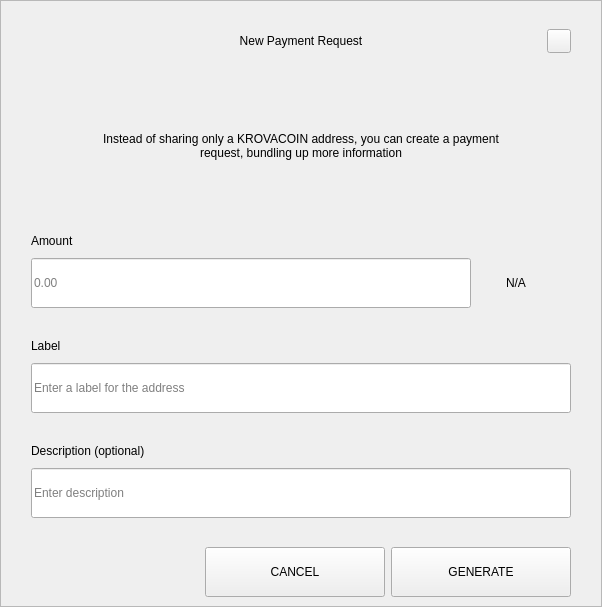
<?xml version="1.0" encoding="UTF-8"?>
<ui version="4.0">
 <class>RequestDialog</class>
 <widget class="QDialog" name="RequestDialog">
  <property name="geometry">
   <rect>
    <x>0</x>
    <y>0</y>
    <width>602</width>
    <height>607</height>
   </rect>
  </property>
  <property name="windowTitle">
   <string notr="true">N/A</string>
  </property>
  <layout class="QVBoxLayout" name="verticalLayout_5">
   <property name="spacing">
    <number>0</number>
   </property>
   <property name="leftMargin">
    <number>0</number>
   </property>
   <property name="topMargin">
    <number>0</number>
   </property>
   <property name="rightMargin">
    <number>0</number>
   </property>
   <property name="bottomMargin">
    <number>0</number>
   </property>
   <item>
    <widget class="QFrame" name="frame">
     <property name="styleSheet">
      <string notr="true"/>
     </property>
     <property name="frameShape">
      <enum>QFrame::StyledPanel</enum>
     </property>
     <property name="frameShadow">
      <enum>QFrame::Raised</enum>
     </property>
     <layout class="QVBoxLayout" name="verticalLayout_4" stretch="1,0,0">
      <property name="spacing">
       <number>0</number>
      </property>
      <property name="leftMargin">
       <number>30</number>
      </property>
      <property name="topMargin">
       <number>20</number>
      </property>
      <property name="rightMargin">
       <number>30</number>
      </property>
      <property name="bottomMargin">
       <number>0</number>
      </property>
      <item>
       <layout class="QHBoxLayout" name="horizontalLayout_3">
        <property name="spacing">
         <number>0</number>
        </property>
        <item>
         <spacer name="horizontalSpacer_21">
          <property name="orientation">
           <enum>Qt::Horizontal</enum>
          </property>
          <property name="sizeHint" stdset="0">
           <size>
            <width>40</width>
            <height>20</height>
           </size>
          </property>
         </spacer>
        </item>
        <item>
         <widget class="QLabel" name="labelTitle">
          <property name="minimumSize">
           <size>
            <width>0</width>
            <height>40</height>
           </size>
          </property>
          <property name="maximumSize">
           <size>
            <width>16777215</width>
            <height>40</height>
           </size>
          </property>
          <property name="styleSheet">
           <string notr="true">padding-left:24px;</string>
          </property>
          <property name="text">
           <string>New Payment Request</string>
          </property>
          <property name="alignment">
           <set>Qt::AlignCenter</set>
          </property>
          <property name="margin">
           <number>7</number>
          </property>
         </widget>
        </item>
        <item>
         <spacer name="horizontalSpacer">
          <property name="orientation">
           <enum>Qt::Horizontal</enum>
          </property>
          <property name="sizeHint" stdset="0">
           <size>
            <width>40</width>
            <height>20</height>
           </size>
          </property>
         </spacer>
        </item>
        <item>
         <widget class="QPushButton" name="btnEsc">
          <property name="minimumSize">
           <size>
            <width>24</width>
            <height>24</height>
           </size>
          </property>
          <property name="maximumSize">
           <size>
            <width>24</width>
            <height>24</height>
           </size>
          </property>
          <property name="focusPolicy">
           <enum>Qt::NoFocus</enum>
          </property>
          <property name="text">
           <string/>
          </property>
         </widget>
        </item>
       </layout>
      </item>
      <item>
       <widget class="QStackedWidget" name="stack">
        <property name="minimumSize">
         <size>
          <width>540</width>
          <height>0</height>
         </size>
        </property>
        <property name="maximumSize">
         <size>
          <width>540</width>
          <height>16777215</height>
         </size>
        </property>
        <property name="currentIndex">
         <number>0</number>
        </property>
        <widget class="QWidget" name="page_1">
         <property name="minimumSize">
          <size>
           <width>540</width>
           <height>0</height>
          </size>
         </property>
         <property name="maximumSize">
          <size>
           <width>540</width>
           <height>16777215</height>
          </size>
         </property>
         <layout class="QVBoxLayout" name="layout1">
          <property name="spacing">
           <number>0</number>
          </property>
          <property name="leftMargin">
           <number>0</number>
          </property>
          <property name="topMargin">
           <number>0</number>
          </property>
          <property name="rightMargin">
           <number>0</number>
          </property>
          <property name="bottomMargin">
           <number>0</number>
          </property>
          <item>
           <spacer name="verticalSpacer_21">
            <property name="orientation">
             <enum>Qt::Vertical</enum>
            </property>
            <property name="sizeType">
             <enum>QSizePolicy::Fixed</enum>
            </property>
            <property name="sizeHint" stdset="0">
             <size>
              <width>20</width>
              <height>30</height>
             </size>
            </property>
           </spacer>
          </item>
          <item alignment="Qt::AlignHCenter">
           <widget class="QLabel" name="labelMessage">
            <property name="minimumSize">
             <size>
              <width>400</width>
              <height>50</height>
             </size>
            </property>
            <property name="text">
             <string>Instead of sharing only a KROVACOIN address, you can create a payment request, bundling up more information</string>
            </property>
            <property name="alignment">
             <set>Qt::AlignCenter</set>
            </property>
            <property name="wordWrap">
             <bool>true</bool>
            </property>
           </widget>
          </item>
          <item alignment="Qt::AlignBottom">
           <widget class="QWidget" name="containerAmount" native="true">
            <layout class="QVBoxLayout" name="verticalLayout">
             <property name="spacing">
              <number>9</number>
             </property>
             <property name="leftMargin">
              <number>0</number>
             </property>
             <property name="topMargin">
              <number>0</number>
             </property>
             <property name="rightMargin">
              <number>0</number>
             </property>
             <property name="bottomMargin">
              <number>0</number>
             </property>
             <item>
              <widget class="QLabel" name="labelSubtitleAmount">
               <property name="minimumSize">
                <size>
                 <width>350</width>
                 <height>16</height>
                </size>
               </property>
               <property name="maximumSize">
                <size>
                 <width>16777215</width>
                 <height>16</height>
                </size>
               </property>
               <property name="text">
                <string>Amount</string>
               </property>
              </widget>
             </item>
             <item alignment="Qt::AlignTop">
              <widget class="QWidget" name="layoutAmount" native="true">
               <layout class="QHBoxLayout" name="horizontalLayout" stretch="2,0">
                <property name="spacing">
                 <number>0</number>
                </property>
                <property name="leftMargin">
                 <number>0</number>
                </property>
                <property name="topMargin">
                 <number>0</number>
                </property>
                <property name="rightMargin">
                 <number>0</number>
                </property>
                <property name="bottomMargin">
                 <number>0</number>
                </property>
                <item>
                 <widget class="QLineEdit" name="lineEditAmount">
                  <property name="minimumSize">
                   <size>
                    <width>0</width>
                    <height>50</height>
                   </size>
                  </property>
                  <property name="maximumSize">
                   <size>
                    <width>16777215</width>
                    <height>50</height>
                   </size>
                  </property>
                  <property name="placeholderText">
                   <string notr="true">0.00</string>
                  </property>
                 </widget>
                </item>
                <item>
                 <widget class="QWidget" name="comboContainer" native="true">
                  <property name="minimumSize">
                   <size>
                    <width>100</width>
                    <height>50</height>
                   </size>
                  </property>
                  <property name="maximumSize">
                   <size>
                    <width>16777215</width>
                    <height>50</height>
                   </size>
                  </property>
                  <layout class="QHBoxLayout" name="horizontalLayout_31">
                   <property name="spacing">
                    <number>0</number>
                   </property>
                   <property name="leftMargin">
                    <number>0</number>
                   </property>
                   <property name="topMargin">
                    <number>0</number>
                   </property>
                   <property name="rightMargin">
                    <number>10</number>
                   </property>
                   <property name="bottomMargin">
                    <number>0</number>
                   </property>
                   <item>
                    <widget class="QLabel" name="comboBoxCoin">
                     <property name="text">
                      <string notr="true">N/A</string>
                     </property>
                     <property name="alignment">
                      <set>Qt::AlignCenter</set>
                     </property>
                    </widget>
                   </item>
                  </layout>
                 </widget>
                </item>
               </layout>
              </widget>
             </item>
            </layout>
           </widget>
          </item>
          <item>
           <spacer name="verticalSpacer_31">
            <property name="orientation">
             <enum>Qt::Vertical</enum>
            </property>
            <property name="sizeType">
             <enum>QSizePolicy::Fixed</enum>
            </property>
            <property name="sizeHint" stdset="0">
             <size>
              <width>20</width>
              <height>30</height>
             </size>
            </property>
           </spacer>
          </item>
          <item>
           <layout class="QVBoxLayout" name="verticalLayoutLabel">
            <property name="spacing">
             <number>9</number>
            </property>
            <item>
             <widget class="QLabel" name="labelSubtitleLabel">
              <property name="minimumSize">
               <size>
                <width>0</width>
                <height>16</height>
               </size>
              </property>
              <property name="maximumSize">
               <size>
                <width>16777215</width>
                <height>16</height>
               </size>
              </property>
              <property name="text">
               <string>Label</string>
              </property>
             </widget>
            </item>
            <item>
             <widget class="QLineEdit" name="lineEditLabel">
              <property name="minimumSize">
               <size>
                <width>0</width>
                <height>50</height>
               </size>
              </property>
              <property name="maximumSize">
               <size>
                <width>16777215</width>
                <height>50</height>
               </size>
              </property>
              <property name="placeholderText">
               <string>Enter a label for the address</string>
              </property>
             </widget>
            </item>
           </layout>
          </item>
          <item>
           <spacer name="verticalSpacer_34">
            <property name="orientation">
             <enum>Qt::Vertical</enum>
            </property>
            <property name="sizeType">
             <enum>QSizePolicy::Fixed</enum>
            </property>
            <property name="sizeHint" stdset="0">
             <size>
              <width>20</width>
              <height>30</height>
             </size>
            </property>
           </spacer>
          </item>
          <item>
           <layout class="QVBoxLayout" name="verticalLayoutDescription">
            <property name="spacing">
             <number>9</number>
            </property>
            <item>
             <widget class="QLabel" name="labelSubtitleDescription">
              <property name="minimumSize">
               <size>
                <width>0</width>
                <height>16</height>
               </size>
              </property>
              <property name="maximumSize">
               <size>
                <width>16777215</width>
                <height>16</height>
               </size>
              </property>
              <property name="text">
               <string>Description (optional)</string>
              </property>
             </widget>
            </item>
            <item>
             <widget class="QLineEdit" name="lineEditDescription">
              <property name="minimumSize">
               <size>
                <width>0</width>
                <height>50</height>
               </size>
              </property>
              <property name="maximumSize">
               <size>
                <width>16777215</width>
                <height>50</height>
               </size>
              </property>
              <property name="placeholderText">
               <string>Enter description</string>
              </property>
             </widget>
            </item>
            <item>
             <spacer name="verticalSpacer_4">
              <property name="orientation">
               <enum>Qt::Vertical</enum>
              </property>
              <property name="sizeType">
               <enum>QSizePolicy::Fixed</enum>
              </property>
              <property name="sizeHint" stdset="0">
               <size>
                <width>20</width>
                <height>20</height>
               </size>
              </property>
             </spacer>
            </item>
           </layout>
          </item>
         </layout>
        </widget>
        <widget class="QWidget" name="page_2">
         <layout class="QVBoxLayout" name="layout2">
          <item>
           <spacer name="verticalSpacer_5">
            <property name="orientation">
             <enum>Qt::Vertical</enum>
            </property>
            <property name="sizeType">
             <enum>QSizePolicy::Fixed</enum>
            </property>
            <property name="sizeHint" stdset="0">
             <size>
              <width>20</width>
              <height>50</height>
             </size>
            </property>
           </spacer>
          </item>
          <item alignment="Qt::AlignHCenter">
           <widget class="QLabel" name="labelQrImg">
            <property name="minimumSize">
             <size>
              <width>260</width>
              <height>260</height>
             </size>
            </property>
            <property name="maximumSize">
             <size>
              <width>260</width>
              <height>260</height>
             </size>
            </property>
            <property name="text">
             <string/>
            </property>
            <property name="alignment">
             <set>Qt::AlignCenter</set>
            </property>
           </widget>
          </item>
          <item>
           <spacer name="verticalSpacer_2">
            <property name="orientation">
             <enum>Qt::Vertical</enum>
            </property>
            <property name="sizeType">
             <enum>QSizePolicy::Fixed</enum>
            </property>
            <property name="sizeHint" stdset="0">
             <size>
              <width>20</width>
              <height>30</height>
             </size>
            </property>
           </spacer>
          </item>
          <item alignment="Qt::AlignHCenter">
           <widget class="QLabel" name="labelAddress">
            <property name="text">
             <string notr="true">N/A </string>
            </property>
           </widget>
          </item>
          <item>
           <spacer name="verticalSpacer_32">
            <property name="orientation">
             <enum>Qt::Vertical</enum>
            </property>
            <property name="sizeType">
             <enum>QSizePolicy::Expanding</enum>
            </property>
            <property name="sizeHint" stdset="0">
             <size>
              <width>20</width>
              <height>20</height>
             </size>
            </property>
           </spacer>
          </item>
          <item>
           <layout class="QHBoxLayout" name="horizontal">
            <property name="leftMargin">
             <number>20</number>
            </property>
            <property name="rightMargin">
             <number>20</number>
            </property>
            <property name="bottomMargin">
             <number>20</number>
            </property>
            <item>
             <spacer name="horizontalSpacer_4">
              <property name="orientation">
               <enum>Qt::Horizontal</enum>
              </property>
              <property name="sizeHint" stdset="0">
               <size>
                <width>40</width>
                <height>20</height>
               </size>
              </property>
             </spacer>
            </item>
            <item>
             <widget class="QPushButton" name="btnCopyAddress">
              <property name="minimumSize">
               <size>
                <width>180</width>
                <height>50</height>
               </size>
              </property>
              <property name="text">
               <string>COPY ADDRESS</string>
              </property>
             </widget>
            </item>
            <item>
             <widget class="QPushButton" name="btnCopyUrl">
              <property name="minimumSize">
               <size>
                <width>180</width>
                <height>50</height>
               </size>
              </property>
              <property name="text">
               <string>COPY URL</string>
              </property>
             </widget>
            </item>
            <item>
             <spacer name="horizontalSpacer_2">
              <property name="orientation">
               <enum>Qt::Horizontal</enum>
              </property>
              <property name="sizeHint" stdset="0">
               <size>
                <width>40</width>
                <height>20</height>
               </size>
              </property>
             </spacer>
            </item>
           </layout>
          </item>
         </layout>
        </widget>
       </widget>
      </item>
      <item>
       <widget class="QWidget" name="buttonsStack" native="true">
        <layout class="QHBoxLayout" name="horizontalLayout_5">
         <property name="leftMargin">
          <number>20</number>
         </property>
         <property name="rightMargin">
          <number>0</number>
         </property>
         <item>
          <spacer name="horizontalSpacer_41">
           <property name="orientation">
            <enum>Qt::Horizontal</enum>
           </property>
           <property name="sizeHint" stdset="0">
            <size>
             <width>40</width>
             <height>20</height>
            </size>
           </property>
          </spacer>
         </item>
         <item>
          <widget class="QPushButton" name="btnCancel">
           <property name="minimumSize">
            <size>
             <width>180</width>
             <height>50</height>
            </size>
           </property>
           <property name="focusPolicy">
            <enum>Qt::NoFocus</enum>
           </property>
           <property name="text">
            <string>CANCEL</string>
           </property>
          </widget>
         </item>
         <item>
          <widget class="QPushButton" name="btnSave">
           <property name="minimumSize">
            <size>
             <width>180</width>
             <height>50</height>
            </size>
           </property>
           <property name="focusPolicy">
            <enum>Qt::NoFocus</enum>
           </property>
           <property name="text">
            <string>GENERATE</string>
           </property>
          </widget>
         </item>
        </layout>
       </widget>
      </item>
     </layout>
    </widget>
   </item>
  </layout>
 </widget>
 <resources/>
 <connections/>
</ui>
